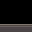

Below is a game level as drawn by its tile map, then a one-line description and the .tmx file that defines it, in full:
An orthogonal 1x1 tile map with 32x32 px tiles, 1 tile layer (Assembly), 3 tilesets.

<map version="1.10" orientation="orthogonal" renderorder="right-down" width="1" height="1" tilewidth="32" tileheight="32" infinite="0" nextlayerid="2" nextobjectid="1">
  <tileset firstgid="1" source="../floors.tsx" />
  <tileset firstgid="321" source="../walls.tsx" />
  <tileset firstgid="961" source="../architecture.tsx" />
  <layer id="1" name="Assembly" width="1" height="1">
    <data encoding="csv">
1605
</data>
  </layer>
</map>
